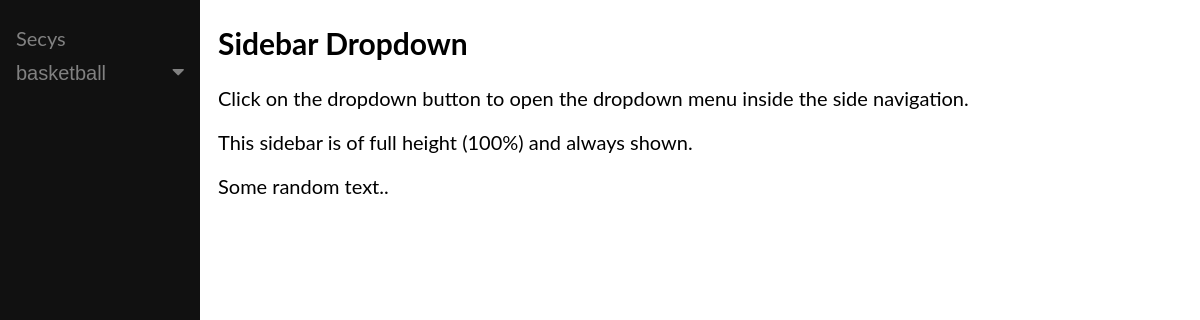
The page /sportapp/ on the database as committed earlier.
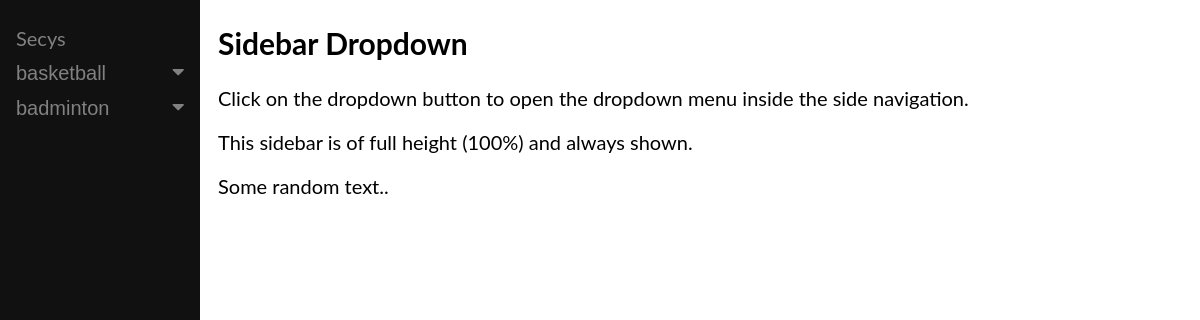
The same page on the database as committed later.
### sportapp/models.py (models this page shows, shortened)
class clubs(models.Model):
    name = models.CharField(max_length=30,help_text='Enter a club name')
    secy_name= models.CharField(max_length=30,help_text='Enter a secy name')
    email=  models.EmailField()

### sportapp/views.py (the view)
# urls.py: path('',views.Index,name='Home'),
def Index(request):
    clubs_list=clubs.objects.all()
    context = {
            'clubs_list':clubs_list,
        }
    return render(request,'sportapp/home.html',context)

### sportapp/templates/sportapp/home.html (shortened to what this page needs)
<!DOCTYPE html>
<html>
<head>
<link rel="stylesheet" href="https://cdnjs.cloudflare.com/ajax/libs/font-awesome/4.7.0/css/font-awesome.min.css">
</head>
<body>
<div class="sidenav">
    <a href="{% url 'clubsList' %}">Secys</a>
    {% if clubs_list %}
    {% for club in clubs_list %}
  <button class="dropdown-btn">{{club.name}}
    <i class="fa fa-caret-down"></i>
  </button>
  {% endfor %}
  {% endif %}
</div>
<div class="main">
  <h2>Sidebar Dropdown</h2>
  <p>Click on the dropdown button to open the dropdown menu inside the side navigation.</p>
  <p>This sidebar is of full height (100%) and always shown.</p>
  <p>Some random text..</p>
</div>
</body>
</html>

Rows that differ between the two databases and show on the page:
added clubs: name "badminton"
